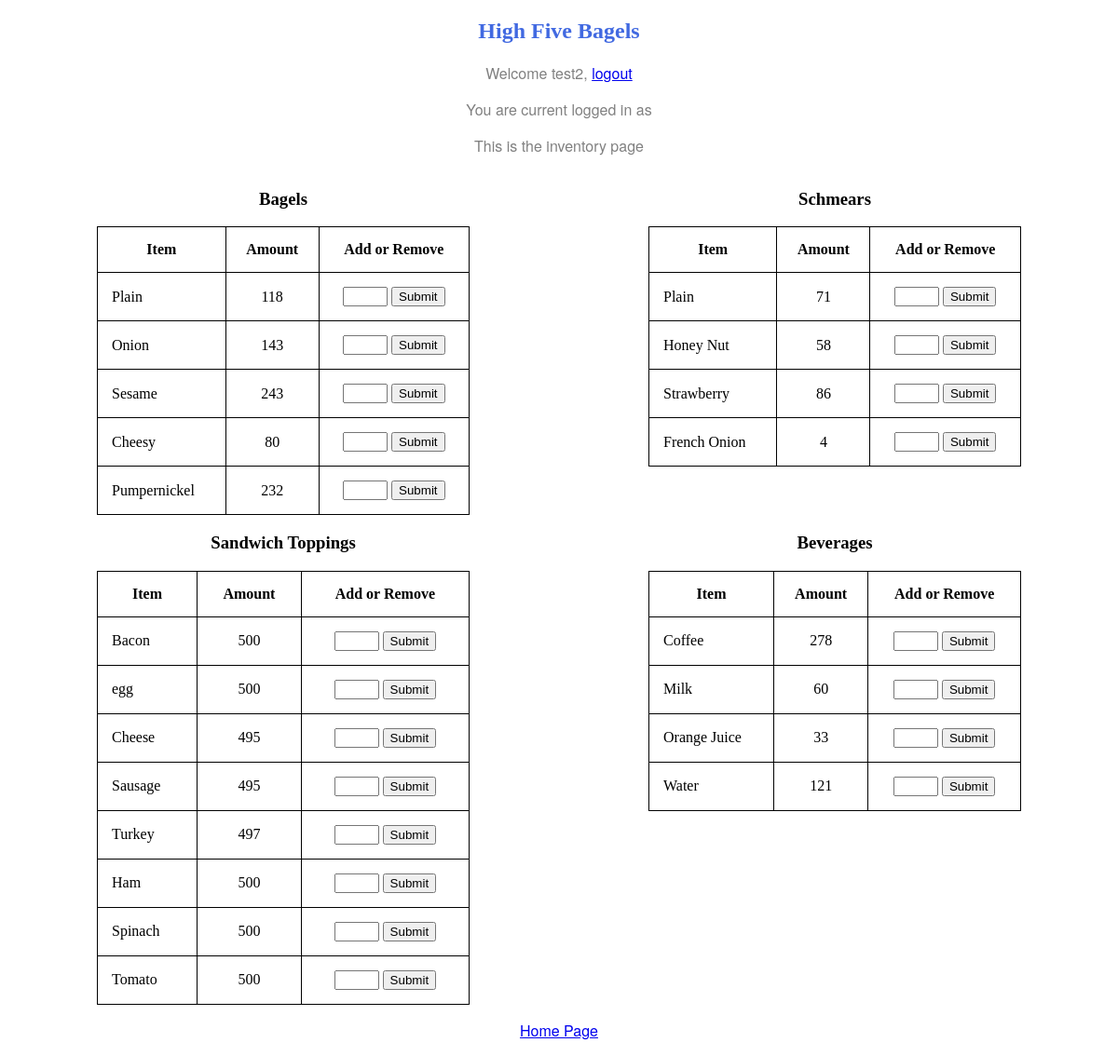
/home/inventory/ (signed in), run on an earlier commit of the app's database.
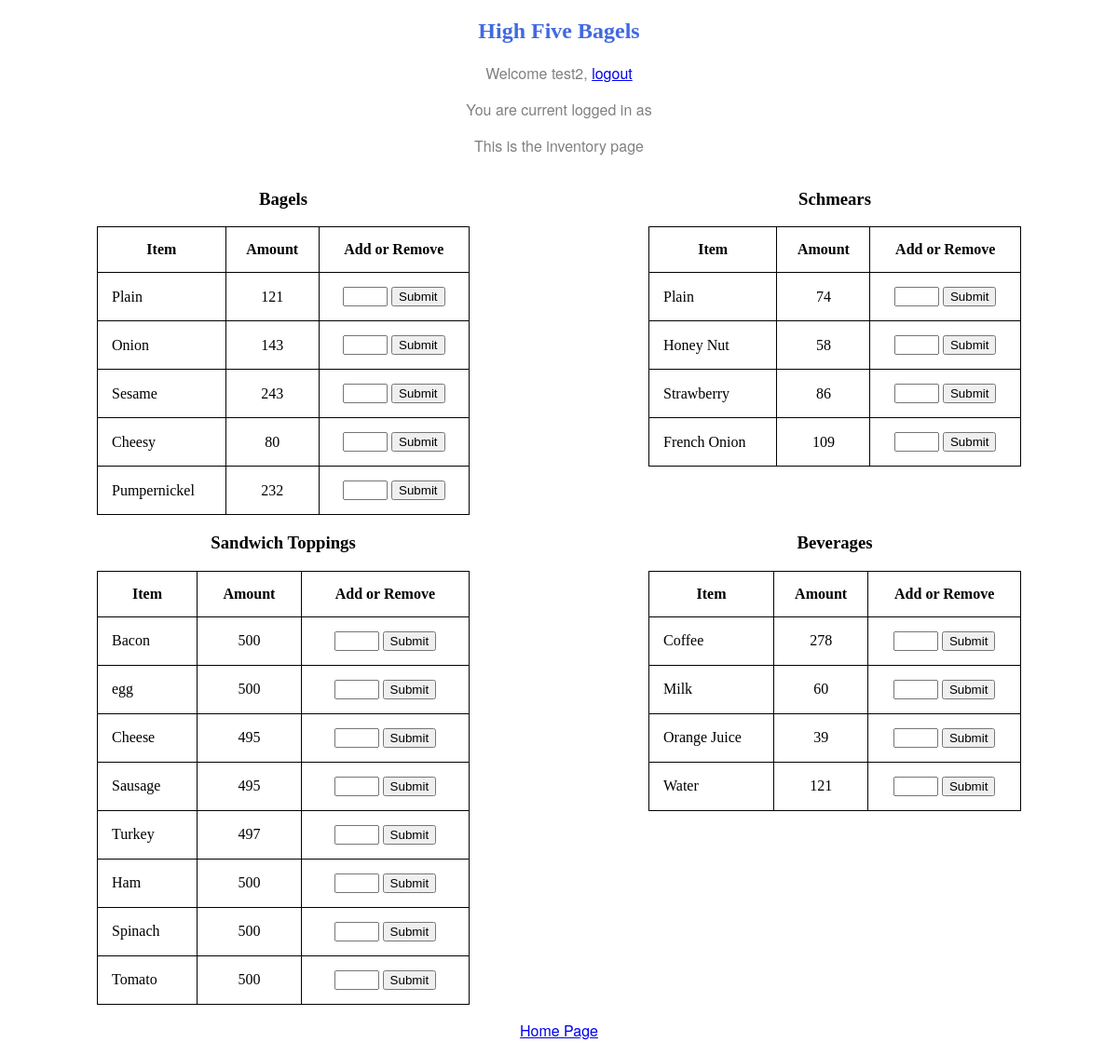
And on a later commit of the database.
### home/models.py (models this page shows, shortened)
class foodItem(models.Model):
    type = models.CharField(max_length=200)
    sub_type = models.CharField(max_length=200)
    inv_count = models.IntegerField()
    price = models.DecimalField(decimal_places=2,max_digits=10)
    item_id = models.IntegerField(default=random.randint(1000, 140000))

### home/views.py (the view, shortened to what this page needs)
# urls.py: path('inventory/', views.inventory, name='inventory'),
def inventory(request):
    bagel_list = foodItem.objects.exclude(
        type__in = ['Sandwich', 'Shmear', 'Drink'],
    )
    shmear_list = foodItem.objects.exclude(
        type__in = ['Sandwich', 'Drink', 'Bagel'],
    )
    drink_list = foodItem.objects.exclude(
        type__in = ['Sandwich', 'Bagel', 'Shmear'],
    )
    ing_list = Ingredients.objects.all()
    context = {
        'user': request.user,
        'bagel_list' : bagel_list,
        'shmear_list' : shmear_list,
        'drink_list' : drink_list,
        'ing_list' : ing_list,
    }
    return render(request, 'home/inventory.html', context)

### home/templates/home/inventory.html (shortened to what the changed rows need)
{% load static %}
<!DOCTYPE html>
<html lang="en">
	<head>
		<link href="{% static 'home/style.css' %}" rel="stylesheet">
	</head>
	<body>
		<h2>High Five Bagels</h2>
		{% if user.is_authenticated %}
		<div class="row">
			<div class="column">
                <table class="center">
                    <thead>
						<tr>
							<th>Item</th>
							<th>Amount</th>
                            <th>Add or Remove</th>
						</tr>
					</thead>
                    <tbody>
                        {% for food_item in bagel_list %}
                        <tr>
                            <td class="left">{{ food_item.sub_type }}</td>
                            <td>{{ food_item.inv_count }}</td>
                            <td>
                                <form method="post">
                                    <input style="width:40px" type="number" name="amount" value="amount" required="Please add an amount" />
                                    <button type="submit">Submit</button>
                                </form>
                            </td>
                        </tr>
                        {% endfor %}
                    </tbody>
                </table>
			</div>
			<div class="column">
                <table class="center">
                    <thead>
						<tr>
							<th>Item</th>
							<th>Amount</th>
                            <th>Add or Remove</th>
						</tr>
					</thead>
                    <tbody>
                        {% for food_item in shmear_list %}
                        <tr>
                            <td class="left">{{ food_item.sub_type }}</td>
                            <td>{{ food_item.inv_count }}</td>
                            <td>
                                <form method="post">
                                    <input style="width:40px" type="number" name="amount" value="amount" required="Please add an amount" />
                                    <button type="submit">Submit</button>
                                </form>
                            </td>
                        </tr>
                        {% endfor %}
                    </tbody>
                </table>
			</div>
		</div>
		<div class="row">
			<div class="column">
                <table class="center">
                    <thead>
						<tr>
							<th>Item</th>
							<th>Amount</th>
                            <th>Add or Remove</th>
						</tr>
					</thead>
                </table>
			</div>
			<div class="column">
                <table class="center">
                    <thead>
						<tr>
							<th>Item</th>
							<th>Amount</th>
                            <th>Add or Remove</th>
						</tr>
					</thead>
                    <tbody>
                        {% for food_item in drink_list %}
                        <tr>
                            <td class="left">{{ food_item.sub_type }}</td>
                            <td>{{ food_item.inv_count }}</td>
                            <td>
                                <form method="post">
                                    <input style="width:40px" type="number" name="amount" value="amount" required="Please add an amount" />
                                    <button type="submit">Submit</button>
                                </form>
                            </td>
                        </tr>
                        {% endfor %}
                    </tbody>
                </table>
			</div>
		</div>
		{% else %}
		<p>You are not currently logged in, <a href="/accounts/login/">login here.</a>
		{% endif %}
	</body>
</html>

What changed in the data, as far as the page shows it:
changed foodItem (number 1 of 13 on the later page): inv_count "118" → "121"
changed foodItem (number 6 of 13 on the later page): inv_count "71" → "74"
changed foodItem "French Onion": inv_count "4" → "109"
changed foodItem "Orange Juice": inv_count "33" → "39"
